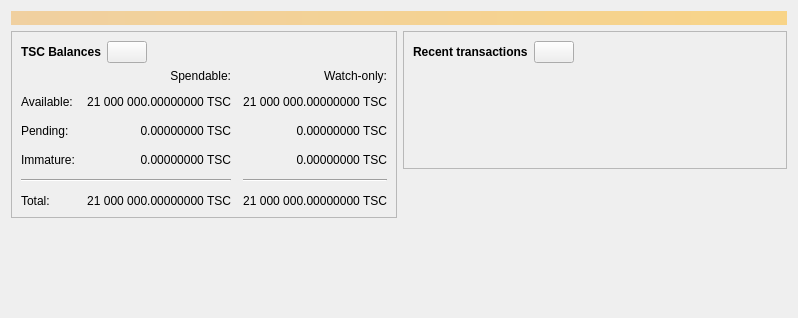
<?xml version="1.0" encoding="UTF-8"?>
<ui version="4.0">
 <class>OverviewPage</class>
 <widget class="QWidget" name="OverviewPage">
  <property name="geometry">
   <rect>
    <x>0</x>
    <y>0</y>
    <width>798</width>
    <height>318</height>
   </rect>
  </property>
  <property name="windowTitle">
   <string>Form</string>
  </property>
  <layout class="QVBoxLayout" name="topLayout">
   <item>
    <widget class="QLabel" name="labelAlerts">
     <property name="visible">
      <bool>false</bool>
     </property>
     <property name="styleSheet">
      <string notr="true">QLabel { background-color: qlineargradient(x1: 0, y1: 0, x2: 1, y2: 0, stop:0 #F0D0A0, stop:1 #F8D488); color:#000000; }</string>
     </property>
     <property name="wordWrap">
      <bool>true</bool>
     </property>
     <property name="margin">
      <number>3</number>
     </property>
     <property name="textInteractionFlags">
      <set>Qt::TextSelectableByMouse</set>
     </property>
    </widget>
   </item>
   <item>
    <layout class="QHBoxLayout" name="horizontalLayout" stretch="1,1">
     <item>
      <layout class="QVBoxLayout" name="verticalLayout_2">
       <item>
        <widget class="QFrame" name="frame">
         <property name="frameShape">
          <enum>QFrame::StyledPanel</enum>
         </property>
         <property name="frameShadow">
          <enum>QFrame::Raised</enum>
         </property>
         <layout class="QVBoxLayout" name="verticalLayout_4">
          <item>
           <layout class="QHBoxLayout" name="horizontalLayout_4">
            <item>
             <widget class="QLabel" name="label_5">
              <property name="font">
               <font>
                <weight>75</weight>
                <bold>true</bold>
               </font>
              </property>
              <property name="text">
               <string>TSC Balances</string>
              </property>
             </widget>
            </item>
            <item>
             <widget class="QPushButton" name="labelWalletStatus">
              <property name="enabled">
               <bool>true</bool>
              </property>
              <property name="maximumSize">
               <size>
                <width>45</width>
                <height>16777215</height>
               </size>
              </property>
              <property name="toolTip">
               <string>The displayed information may be out of date. Your wallet automatically synchronizes with the TensorCash network after a connection is established, but this process has not completed yet.</string>
              </property>
              <property name="text">
               <string/>
              </property>
              <property name="icon">
               <iconset resource="../bitcoin.qrc">
                <normaloff>:/icons/warning</normaloff>
                <disabledoff>:/icons/warning</disabledoff>:/icons/warning</iconset>
              </property>
              <property name="iconSize">
               <size>
                <width>24</width>
                <height>24</height>
               </size>
              </property>
             </widget>
            </item>
            <item>
             <spacer name="horizontalSpacer_3">
              <property name="orientation">
               <enum>Qt::Horizontal</enum>
              </property>
              <property name="sizeHint" stdset="0">
               <size>
                <width>40</width>
                <height>20</height>
               </size>
              </property>
             </spacer>
            </item>
           </layout>
          </item>
          <item>
           <layout class="QGridLayout" name="gridLayout">
            <property name="spacing">
             <number>12</number>
            </property>
            <item row="2" column="2">
             <widget class="QLabel" name="labelWatchPending">
              <property name="cursor">
               <cursorShape>IBeamCursor</cursorShape>
              </property>
              <property name="toolTip">
               <string>Unconfirmed transactions to watch-only addresses</string>
              </property>
              <property name="text">
               <string notr="true">0.00000000 TSC</string>
              </property>
              <property name="alignment">
               <set>Qt::AlignRight|Qt::AlignTrailing|Qt::AlignVCenter</set>
              </property>
              <property name="textInteractionFlags">
               <set>Qt::LinksAccessibleByMouse|Qt::TextSelectableByKeyboard|Qt::TextSelectableByMouse</set>
              </property>
             </widget>
            </item>
            <item row="2" column="1">
             <widget class="QLabel" name="labelUnconfirmed">
              <property name="cursor">
               <cursorShape>IBeamCursor</cursorShape>
              </property>
              <property name="toolTip">
               <string>Total of transactions that have yet to be confirmed, and do not yet count toward the spendable balance</string>
              </property>
              <property name="text">
               <string notr="true">0.00000000 TSC</string>
              </property>
              <property name="alignment">
               <set>Qt::AlignRight|Qt::AlignTrailing|Qt::AlignVCenter</set>
              </property>
              <property name="textInteractionFlags">
               <set>Qt::LinksAccessibleByMouse|Qt::TextSelectableByKeyboard|Qt::TextSelectableByMouse</set>
              </property>
             </widget>
            </item>
            <item row="3" column="2">
             <widget class="QLabel" name="labelWatchImmature">
              <property name="cursor">
               <cursorShape>IBeamCursor</cursorShape>
              </property>
              <property name="toolTip">
               <string>Mined balance in watch-only addresses that has not yet matured</string>
              </property>
              <property name="text">
               <string notr="true">0.00000000 TSC</string>
              </property>
              <property name="alignment">
               <set>Qt::AlignRight|Qt::AlignTrailing|Qt::AlignVCenter</set>
              </property>
              <property name="textInteractionFlags">
               <set>Qt::LinksAccessibleByMouse|Qt::TextSelectableByKeyboard|Qt::TextSelectableByMouse</set>
              </property>
             </widget>
            </item>
            <item row="4" column="0" colspan="2">
             <widget class="Line" name="line">
              <property name="orientation">
               <enum>Qt::Horizontal</enum>
              </property>
             </widget>
            </item>
            <item row="4" column="2">
             <widget class="Line" name="lineWatchBalance">
              <property name="sizePolicy">
               <sizepolicy hsizetype="Preferred" vsizetype="Fixed">
                <horstretch>0</horstretch>
                <verstretch>0</verstretch>
               </sizepolicy>
              </property>
              <property name="minimumSize">
               <size>
                <width>140</width>
                <height>0</height>
               </size>
              </property>
              <property name="orientation">
               <enum>Qt::Horizontal</enum>
              </property>
             </widget>
            </item>
            <item row="5" column="0">
             <widget class="QLabel" name="labelTotalText">
              <property name="text">
               <string>Total:</string>
              </property>
             </widget>
            </item>
            <item row="3" column="1">
             <widget class="QLabel" name="labelImmature">
              <property name="cursor">
               <cursorShape>IBeamCursor</cursorShape>
              </property>
              <property name="toolTip">
               <string>Mined balance that has not yet matured</string>
              </property>
              <property name="text">
               <string notr="true">0.00000000 TSC</string>
              </property>
              <property name="alignment">
               <set>Qt::AlignRight|Qt::AlignTrailing|Qt::AlignVCenter</set>
              </property>
              <property name="textInteractionFlags">
               <set>Qt::LinksAccessibleByMouse|Qt::TextSelectableByKeyboard|Qt::TextSelectableByMouse</set>
              </property>
             </widget>
            </item>
            <item row="2" column="3">
             <spacer name="horizontalSpacer_2">
              <property name="orientation">
               <enum>Qt::Horizontal</enum>
              </property>
              <property name="sizeHint" stdset="0">
               <size>
                <width>40</width>
                <height>20</height>
               </size>
              </property>
             </spacer>
            </item>
            <item row="3" column="0">
             <widget class="QLabel" name="labelImmatureText">
              <property name="text">
               <string>Immature:</string>
              </property>
             </widget>
            </item>
            <item row="5" column="1">
             <widget class="QLabel" name="labelTotal">
              <property name="cursor">
               <cursorShape>IBeamCursor</cursorShape>
              </property>
              <property name="toolTip">
               <string>Your current total balance</string>
              </property>
              <property name="text">
               <string notr="true">21 000 000.00000000 TSC</string>
              </property>
              <property name="alignment">
               <set>Qt::AlignRight|Qt::AlignTrailing|Qt::AlignVCenter</set>
              </property>
              <property name="textInteractionFlags">
               <set>Qt::LinksAccessibleByMouse|Qt::TextSelectableByKeyboard|Qt::TextSelectableByMouse</set>
              </property>
             </widget>
            </item>
            <item row="5" column="2">
             <widget class="QLabel" name="labelWatchTotal">
              <property name="cursor">
               <cursorShape>IBeamCursor</cursorShape>
              </property>
              <property name="toolTip">
               <string>Current total balance in watch-only addresses</string>
              </property>
              <property name="text">
               <string notr="true">21 000 000.00000000 TSC</string>
              </property>
              <property name="alignment">
               <set>Qt::AlignRight|Qt::AlignTrailing|Qt::AlignVCenter</set>
              </property>
              <property name="textInteractionFlags">
               <set>Qt::LinksAccessibleByMouse|Qt::TextSelectableByKeyboard|Qt::TextSelectableByMouse</set>
              </property>
             </widget>
            </item>
            <item row="0" column="2">
             <widget class="QLabel" name="labelWatchonly">
              <property name="text">
               <string>Watch-only:</string>
              </property>
              <property name="alignment">
               <set>Qt::AlignRight|Qt::AlignTrailing|Qt::AlignVCenter</set>
              </property>
             </widget>
            </item>
            <item row="1" column="0">
             <widget class="QLabel" name="labelBalanceText">
              <property name="text">
               <string>Available:</string>
              </property>
             </widget>
            </item>
            <item row="1" column="1">
             <widget class="QLabel" name="labelBalance">
              <property name="cursor">
               <cursorShape>IBeamCursor</cursorShape>
              </property>
              <property name="toolTip">
               <string>Your current spendable balance</string>
              </property>
              <property name="text">
               <string notr="true">21 000 000.00000000 TSC</string>
              </property>
              <property name="alignment">
               <set>Qt::AlignRight|Qt::AlignTrailing|Qt::AlignVCenter</set>
              </property>
              <property name="textInteractionFlags">
               <set>Qt::LinksAccessibleByMouse|Qt::TextSelectableByKeyboard|Qt::TextSelectableByMouse</set>
              </property>
             </widget>
            </item>
            <item row="1" column="2">
             <widget class="QLabel" name="labelWatchAvailable">
              <property name="cursor">
               <cursorShape>IBeamCursor</cursorShape>
              </property>
              <property name="toolTip">
               <string>Your current balance in watch-only addresses</string>
              </property>
              <property name="text">
               <string notr="true">21 000 000.00000000 TSC</string>
              </property>
              <property name="alignment">
               <set>Qt::AlignRight|Qt::AlignTrailing|Qt::AlignVCenter</set>
              </property>
              <property name="textInteractionFlags">
               <set>Qt::LinksAccessibleByMouse|Qt::TextSelectableByKeyboard|Qt::TextSelectableByMouse</set>
              </property>
             </widget>
            </item>
            <item row="2" column="0">
             <widget class="QLabel" name="labelPendingText">
              <property name="text">
               <string>Pending:</string>
              </property>
             </widget>
            </item>
            <item row="0" column="1">
             <widget class="QLabel" name="labelSpendable">
              <property name="text">
               <string>Spendable:</string>
              </property>
              <property name="alignment">
               <set>Qt::AlignRight|Qt::AlignTrailing|Qt::AlignVCenter</set>
              </property>
             </widget>
            </item>
           </layout>
          </item>
         </layout>
        </widget>
       </item>
       <item>
        <widget class="AssetBalanceWidget" name="assetBalanceWidget">
         <property name="frameShape">
          <enum>QFrame::StyledPanel</enum>
         </property>
         <property name="frameShadow">
          <enum>QFrame::Raised</enum>
         </property>
        </widget>
       </item>
       <item>
        <spacer name="verticalSpacer">
         <property name="orientation">
          <enum>Qt::Vertical</enum>
         </property>
         <property name="sizeHint" stdset="0">
          <size>
           <width>20</width>
           <height>40</height>
          </size>
         </property>
        </spacer>
       </item>
      </layout>
     </item>
     <item>
      <layout class="QVBoxLayout" name="verticalLayout_3">
       <item>
        <widget class="QFrame" name="frame_2">
         <property name="frameShape">
          <enum>QFrame::StyledPanel</enum>
         </property>
         <property name="frameShadow">
          <enum>QFrame::Raised</enum>
         </property>
         <layout class="QVBoxLayout" name="verticalLayout">
          <item>
           <layout class="QHBoxLayout" name="horizontalLayout_2">
            <item>
             <widget class="QLabel" name="label_4">
              <property name="font">
               <font>
                <weight>75</weight>
                <bold>true</bold>
               </font>
              </property>
              <property name="text">
               <string>Recent transactions</string>
              </property>
             </widget>
            </item>
            <item>
             <widget class="QPushButton" name="labelTransactionsStatus">
              <property name="enabled">
               <bool>true</bool>
              </property>
              <property name="maximumSize">
               <size>
                <width>45</width>
                <height>16777215</height>
               </size>
              </property>
              <property name="toolTip">
               <string>The displayed information may be out of date. Your wallet automatically synchronizes with the TensorCash network after a connection is established, but this process has not completed yet.</string>
              </property>
              <property name="text">
               <string/>
              </property>
              <property name="icon">
               <iconset resource="../bitcoin.qrc">
                <normaloff>:/icons/warning</normaloff>
                <disabledoff>:/icons/warning</disabledoff>:/icons/warning</iconset>
              </property>
              <property name="iconSize">
               <size>
                <width>24</width>
                <height>24</height>
               </size>
              </property>
             </widget>
            </item>
            <item>
             <spacer name="horizontalSpacer">
              <property name="orientation">
               <enum>Qt::Horizontal</enum>
              </property>
              <property name="sizeHint" stdset="0">
               <size>
                <width>40</width>
                <height>20</height>
               </size>
              </property>
             </spacer>
            </item>
           </layout>
          </item>
          <item>
           <widget class="TransactionOverviewWidget" name="listTransactions">
            <property name="styleSheet">
             <string notr="true">QListView { background: transparent; }</string>
            </property>
            <property name="frameShape">
             <enum>QFrame::NoFrame</enum>
            </property>
            <property name="verticalScrollBarPolicy">
             <enum>Qt::ScrollBarAlwaysOff</enum>
            </property>
            <property name="horizontalScrollBarPolicy">
             <enum>Qt::ScrollBarAlwaysOff</enum>
            </property>
            <property name="sizeAdjustPolicy">
             <enum>QAbstractScrollArea::AdjustToContents</enum>
            </property>
            <property name="selectionMode">
             <enum>QAbstractItemView::NoSelection</enum>
            </property>
            <property name="uniformItemSizes">
             <bool>true</bool>
            </property>
           </widget>
          </item>
         </layout>
        </widget>
       </item>
       <item>
        <spacer name="verticalSpacer_2">
         <property name="orientation">
          <enum>Qt::Vertical</enum>
         </property>
         <property name="sizeHint" stdset="0">
          <size>
           <width>20</width>
           <height>40</height>
          </size>
         </property>
        </spacer>
       </item>
      </layout>
     </item>
    </layout>
   </item>
  </layout>
 </widget>
 <customwidgets>
  <customwidget>
   <class>TransactionOverviewWidget</class>
   <extends>QListView</extends>
   <header>qt/transactionoverviewwidget.h</header>
  </customwidget>
  <customwidget>
   <class>AssetBalanceWidget</class>
   <extends>QFrame</extends>
   <header>qt/assetbalancewidget.h</header>
  </customwidget>
 </customwidgets>
 <resources/>
 <connections/>
</ui>
